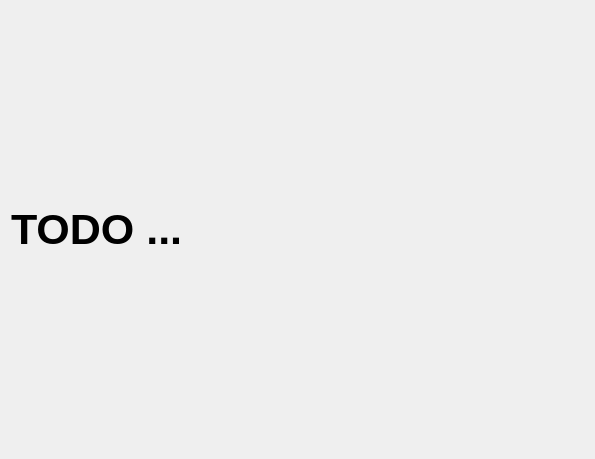
<?xml version="1.0" encoding="UTF-8"?>
<ui version="4.0">
 <class>AccountForm</class>
 <widget class="QWidget" name="AccountForm">
  <property name="geometry">
   <rect>
    <x>0</x>
    <y>0</y>
    <width>595</width>
    <height>459</height>
   </rect>
  </property>
  <property name="windowTitle">
   <string>Form</string>
  </property>
  <layout class="QVBoxLayout" name="verticalLayout">
   <item>
    <widget class="QLabel" name="label">
     <property name="font">
      <font>
       <pointsize>32</pointsize>
       <weight>75</weight>
       <bold>true</bold>
      </font>
     </property>
     <property name="text">
      <string>TODO ...</string>
     </property>
    </widget>
   </item>
  </layout>
 </widget>
 <resources/>
 <connections/>
</ui>
